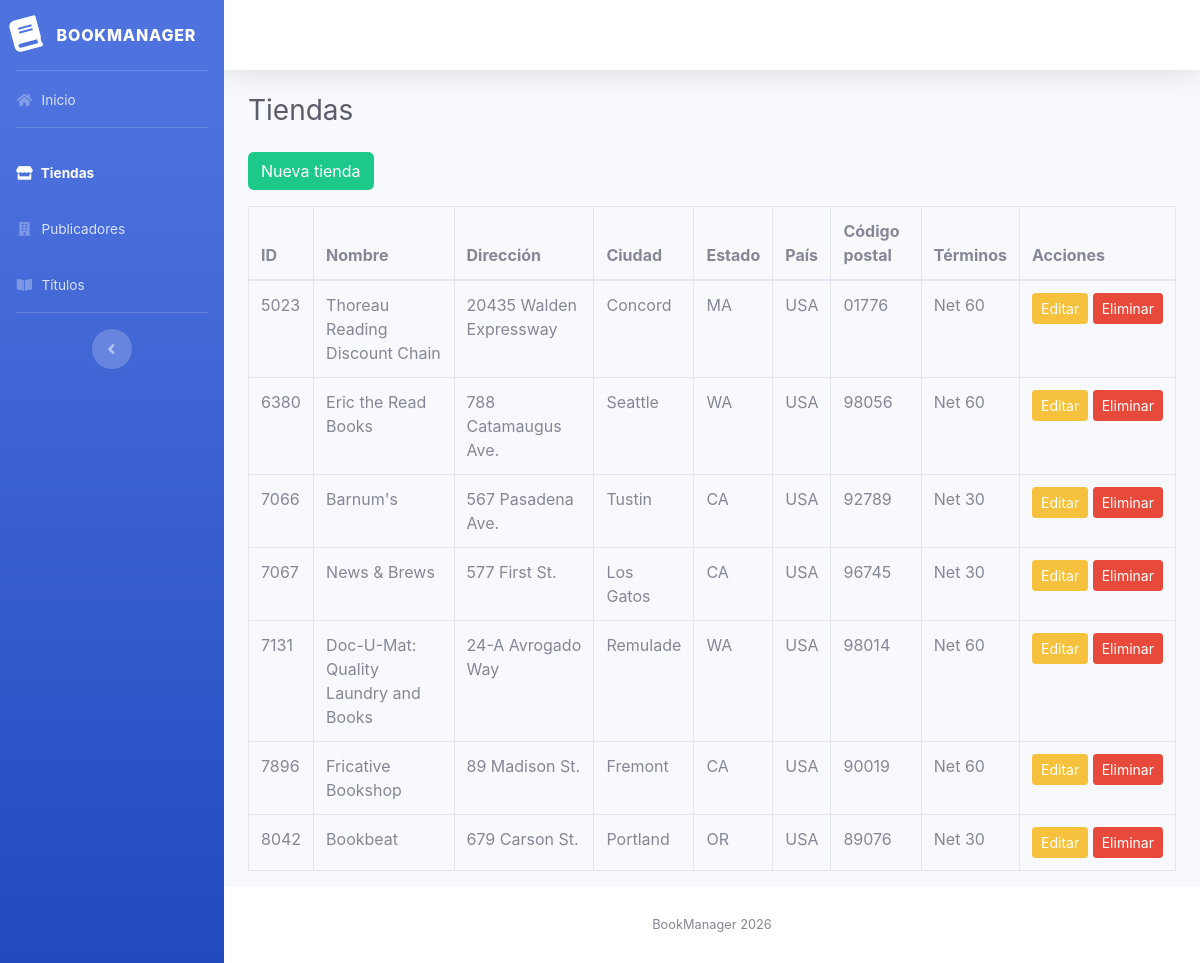
The app's page /views/tiendas/listar.php with its own data.
### tables this page shows
CREATE TABLE `tiendas` (
  `id_tienda` varchar(4) NOT NULL,
  `nombre_tienda` varchar(40) NOT NULL,
  `direcc_tienda` varchar(40) NOT NULL,
  `ciudad` varchar(15) NOT NULL,
  `estado` varchar(2) NOT NULL,
  `pais` varchar(3) NOT NULL,
  `cod_postal` varchar(5) NOT NULL,
  `terminos` varchar(6) NOT NULL,
  PRIMARY KEY  (`id_tienda`)
);

### config/database.php (called while the page is built)
<?php
class Database
{
    private PDO $conexion;
    public function __construct()
    {
        $archivo = __DIR__ . '/config.local.php';
        $config = file_exists($archivo) ? require $archivo : [];
        $host = $config['host'] ?? (getenv('DB_HOST') ?: 'localhost');
        $dbname = $config['dbname'] ?? (getenv('DB_NAME') ?: 'dblibreria');
        $user = $config['user'] ?? (getenv('DB_USER') ?: 'root');
        $pass = $config['pass'] ?? (getenv('DB_PASS') ?: '');
        $charset = $config['charset'] ?? 'utf8mb4';
        $dsn = "mysql:host=$host;dbname=$dbname;charset=$charset";
        try {
            $this->conexion = new PDO($dsn, $user, $pass, [
                PDO::ATTR_ERRMODE => PDO::ERRMODE_EXCEPTION,
                PDO::ATTR_DEFAULT_FETCH_MODE => PDO::FETCH_ASSOC,
                PDO::ATTR_EMULATE_PREPARES => false,
            ]);
        } catch (PDOException $e) {
            throw new RuntimeException('No se pudo conectar a la base de datos.');
        }
    }
    public function getConexion(): PDO
    {
        return $this->conexion;
    }
}

### models/Tienda.php (called while the page is built, shortened)
<?php
class Tienda implements CrudInterface
{
    public function getAll(): array
    {
        return $this->db->query('SELECT * FROM tiendas ORDER BY id_tienda')->fetchAll();
    }
}

### views/tiendas/listar.php (the view, shortened to what this page needs)
<?php
require __DIR__ . '/_init.php';
$tiendas = $tienda->getAll();
abrirPagina('Tiendas');
?>
<a href="crear.php" class="btn btn-success mb-3">Nueva tienda</a>
<div class="table-responsive">
    <table class="table table-bordered table-hover">
        <thead>
            <tr>
                <th>ID</th>
                <th>Nombre</th>
                <th>Dirección</th>
                <th>Ciudad</th>
                <th>Estado</th>
                <th>País</th>
                <th>Código postal</th>
                <th>Términos</th>
                <th>Acciones</th>
            </tr>
        </thead>
        <tbody>
            <?php foreach ($tiendas as $t): ?>
                <tr>
                    <td><?= h($t['id_tienda']) ?></td>
                    <td><?= h($t['nombre_tienda']) ?></td>
                    <td><?= h($t['direcc_tienda']) ?></td>
                    <td><?= h($t['ciudad']) ?></td>
                    <td><?= h($t['estado']) ?></td>
                    <td><?= h($t['pais']) ?></td>
                    <td><?= h($t['cod_postal']) ?></td>
                    <td><?= h($t['terminos']) ?></td>
                    <td class="text-nowrap">
                        <a href="editar.php?id=<?= urlencode($t['id_tienda']) ?>" class="btn btn-warning btn-sm">Editar</a>
                        <form method="post" action="eliminar.php" class="d-inline"
                              onsubmit="return confirm('¿Eliminar esta tienda?');">
                            <button type="submit" class="btn btn-danger btn-sm">Eliminar</button>
                        </form>
                    </td>
                </tr>
            <?php endforeach; ?>
        </tbody>
    </table>
</div>
<?php cerrarPagina(); ?>

### views/tiendas/_init.php (shortened to what this page needs)
<?php
require_once __DIR__ . '/../../config/database.php';
require_once __DIR__ . '/../../models/Tienda.php';
$tienda = new Tienda((new Database())->getConexion());
function h(?string $texto): string
{
    return htmlspecialchars((string) $texto, ENT_QUOTES, 'UTF-8');
}
function abrirPagina(string $titulo): void
{
    $header = __DIR__ . '/../../includes/header.php';
    if (is_file($header)) {
        require $header;
    }
    echo '<h1 class="h3 mb-4 text-gray-800">' . h($titulo) . '</h1>';
}
function cerrarPagina(): void
{
    $footer = __DIR__ . '/../../includes/footer.php';
    if (is_file($footer)) {
        require $footer;
    } else {
        echo '</div></body></html>';
    }
}

### includes/header.php (shortened to what this page needs)
<?php
$pagina = $_SERVER['REQUEST_URI'];
?>
<!DOCTYPE html>
<html lang="es">
<head>
    <link href="<?= BASE_URL ?>assets/vendor/fontawesome-free/css/all.min.css" rel="stylesheet" type="text/css">
    <link href="<?= BASE_URL ?>assets/css/sb-admin-2.min.css" rel="stylesheet">
</head>
<body id="page-top">
    <div id="wrapper">
        <ul class="navbar-nav bg-gradient-primary sidebar sidebar-dark accordion" id="accordionSidebar">
            <a class="sidebar-brand d-flex align-items-center justify-content-center" href="<?= BASE_URL ?>index.php">
                <div class="sidebar-brand-icon rotate-n-15">
                    <i class="fas fa-book"></i>
                </div>
                <div class="sidebar-brand-text mx-3">BookManager</div>
            </a>
            <hr class="sidebar-divider my-0">
            <li class="nav-item <?php if (basename($pagina) == 'index.php') { echo 'active'; } ?>">
                <a class="nav-link" href="<?= BASE_URL ?>index.php">
                    <i class="fas fa-fw fa-home"></i>
                    <span>Inicio</span>
                </a>
            </li>
            <hr class="sidebar-divider">
            <li class="nav-item <?php if (strpos($pagina, 'tiendas') !== false) { echo 'active'; } ?>">
                <a class="nav-link" href="<?= BASE_URL ?>views/tiendas/listar.php">
                    <i class="fas fa-fw fa-store"></i>
                    <span>Tiendas</span>
                </a>
            </li>
            <li class="nav-item <?php if (strpos($pagina, 'publicadores') !== false) { echo 'active'; } ?>">
                <a class="nav-link" href="<?= BASE_URL ?>views/publicadores/listar.php">
                    <i class="fas fa-fw fa-building"></i>
                    <span>Publicadores</span>
                </a>
            </li>
            <li class="nav-item <?php if (strpos($pagina, 'titulos') !== false) { echo 'active'; } ?>">
                <a class="nav-link" href="<?= BASE_URL ?>views/titulos/listar.php">
                    <i class="fas fa-fw fa-book-open"></i>
                    <span>Títulos</span>
                </a>
            </li>
            <hr class="sidebar-divider d-none d-md-block">
            <div class="text-center d-none d-md-inline">
                <button class="rounded-circle border-0" id="sidebarToggle"></button>
            </div>
        </ul>
        <div id="content-wrapper" class="d-flex flex-column">
            <div id="content">
                <nav class="navbar navbar-expand navbar-light bg-white topbar mb-4 static-top shadow">
                </nav>
                <div class="container-fluid">

### includes/footer.php (shortened to what this page needs)
</div>
            </div>
            <footer class="sticky-footer bg-white">
                <div class="container my-auto">
                    <div class="copyright text-center my-auto">
                        <span>BookManager 2026</span>
                    </div>
                </div>
            </footer>
        </div>
    </div>
</body>
</html>

### records on screen
tiendas: id_tienda "5023", nombre_tienda "Thoreau Reading Discount Chain", direcc_tienda "20435 Walden Expressway", ciudad "Concord", estado "MA", pais "USA", cod_postal "01776", terminos "Net 60"
tiendas: id_tienda "6380", nombre_tienda "Eric the Read Books", direcc_tienda "788 Catamaugus Ave.", ciudad "Seattle", estado "WA", pais "USA", cod_postal "98056", terminos "Net 60"
tiendas: id_tienda "7066", nombre_tienda "Barnum's", direcc_tienda "567 Pasadena Ave.", ciudad "Tustin", estado "CA", pais "USA", cod_postal "92789", terminos "Net 30"
tiendas: id_tienda "7067", nombre_tienda "News & Brews", direcc_tienda "577 First St.", ciudad "Los Gatos", estado "CA", pais "USA", cod_postal "96745", terminos "Net 30"
tiendas: id_tienda "7131", nombre_tienda "Doc-U-Mat: Quality Laundry and Books", direcc_tienda "24-A Avrogado Way", ciudad "Remulade", estado "WA", pais "USA", cod_postal "98014", terminos "Net 60"
tiendas: id_tienda "7896", nombre_tienda "Fricative Bookshop", direcc_tienda "89 Madison St.", ciudad "Fremont", estado "CA", pais "USA", cod_postal "90019", terminos "Net 60"
tiendas: id_tienda "8042", nombre_tienda "Bookbeat", direcc_tienda "679 Carson St.", ciudad "Portland", estado "OR", pais "USA", cod_postal "89076", terminos "Net 30"

### other values on screen
$titulo "Tiendas"
